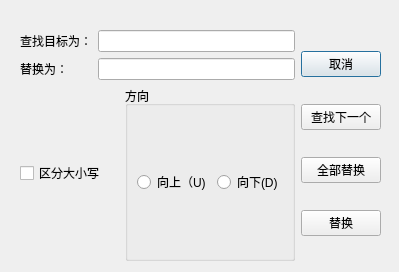
<?xml version="1.0" encoding="UTF-8"?>
<ui version="4.0">
 <class>ReplaceDialog</class>
 <widget class="QDialog" name="ReplaceDialog">
  <property name="geometry">
   <rect>
    <x>0</x>
    <y>0</y>
    <width>399</width>
    <height>272</height>
   </rect>
  </property>
  <property name="windowTitle">
   <string>替换</string>
  </property>
  <widget class="QWidget" name="">
   <property name="geometry">
    <rect>
     <x>20</x>
     <y>30</y>
     <width>361</width>
     <height>231</height>
    </rect>
   </property>
   <layout class="QHBoxLayout" name="horizontalLayout_6">
    <item>
     <layout class="QVBoxLayout" name="verticalLayout_4">
      <item>
       <layout class="QHBoxLayout" name="horizontalLayout">
        <item>
         <layout class="QVBoxLayout" name="verticalLayout_2">
          <item>
           <widget class="QLabel" name="label">
            <property name="text">
             <string>查找目标为：</string>
            </property>
           </widget>
          </item>
          <item>
           <widget class="QLabel" name="label_2">
            <property name="text">
             <string>替换为：</string>
            </property>
           </widget>
          </item>
         </layout>
        </item>
        <item>
         <layout class="QVBoxLayout" name="verticalLayout_3">
          <item>
           <widget class="QLineEdit" name="searchText"/>
          </item>
          <item>
           <widget class="QLineEdit" name="targetText"/>
          </item>
         </layout>
        </item>
       </layout>
      </item>
      <item>
       <layout class="QHBoxLayout" name="horizontalLayout_7">
        <item>
         <widget class="QCheckBox" name="cbCaseSensitive">
          <property name="text">
           <string>区分大小写</string>
          </property>
         </widget>
        </item>
        <item>
         <widget class="QGroupBox" name="groupBox">
          <property name="title">
           <string>方向</string>
          </property>
          <layout class="QHBoxLayout" name="horizontalLayout_3">
           <item>
            <layout class="QHBoxLayout" name="horizontalLayout_2">
             <item>
              <widget class="QRadioButton" name="rbUp">
               <property name="text">
                <string>向上（U)</string>
               </property>
              </widget>
             </item>
             <item>
              <widget class="QRadioButton" name="rbDown">
               <property name="text">
                <string>向下(D)</string>
               </property>
              </widget>
             </item>
            </layout>
           </item>
          </layout>
         </widget>
        </item>
       </layout>
      </item>
     </layout>
    </item>
    <item>
     <layout class="QVBoxLayout" name="verticalLayout">
      <item>
       <widget class="QPushButton" name="btCancel">
        <property name="text">
         <string>取消</string>
        </property>
       </widget>
      </item>
      <item>
       <widget class="QPushButton" name="btFindNext">
        <property name="text">
         <string>查找下一个</string>
        </property>
       </widget>
      </item>
      <item>
       <widget class="QPushButton" name="btReplaceAll">
        <property name="text">
         <string>全部替换</string>
        </property>
       </widget>
      </item>
      <item>
       <widget class="QPushButton" name="btReplace">
        <property name="text">
         <string>替换</string>
        </property>
       </widget>
      </item>
     </layout>
    </item>
   </layout>
  </widget>
 </widget>
 <resources/>
 <connections/>
</ui>
